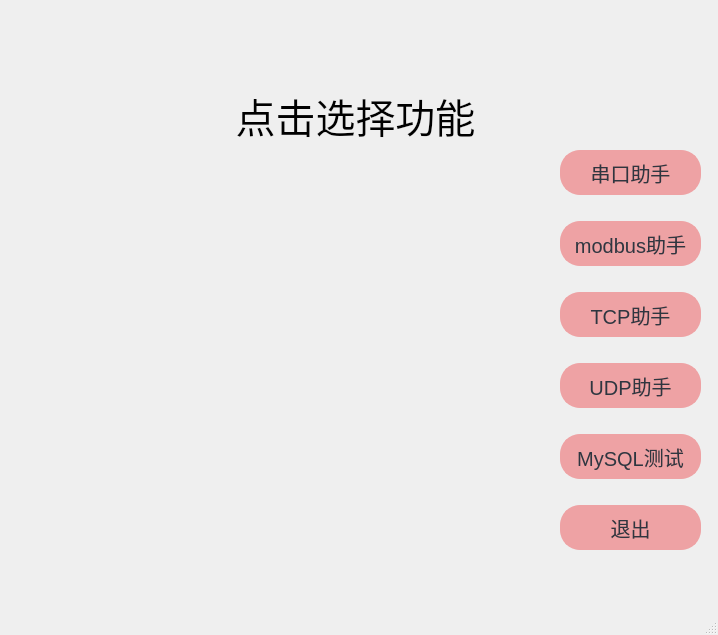
<?xml version="1.0" encoding="UTF-8"?>
<ui version="4.0">
 <class>MainWindow</class>
 <widget class="QMainWindow" name="MainWindow">
  <property name="geometry">
   <rect>
    <x>0</x>
    <y>0</y>
    <width>718</width>
    <height>635</height>
   </rect>
  </property>
  <property name="minimumSize">
   <size>
    <width>718</width>
    <height>635</height>
   </size>
  </property>
  <property name="maximumSize">
   <size>
    <width>718</width>
    <height>635</height>
   </size>
  </property>
  <property name="windowTitle">
   <string>MainWindow</string>
  </property>
  <widget class="QWidget" name="centralwidget">
   <widget class="QLabel" name="label">
    <property name="geometry">
     <rect>
      <x>190</x>
      <y>60</y>
      <width>331</width>
      <height>111</height>
     </rect>
    </property>
    <property name="styleSheet">
     <string notr="true">font-family:'仿宋';
font-size:40px;</string>
    </property>
    <property name="text">
     <string>&lt;html&gt;&lt;head/&gt;&lt;body&gt;&lt;p align=&quot;center&quot;&gt;&lt;span style=&quot; font-size:30pt;&quot;&gt;点击选择功能&lt;/span&gt;&lt;/p&gt;&lt;/body&gt;&lt;/html&gt;</string>
    </property>
   </widget>
   <widget class="QWidget" name="layoutWidget">
    <property name="geometry">
     <rect>
      <x>560</x>
      <y>130</y>
      <width>141</width>
      <height>441</height>
     </rect>
    </property>
    <layout class="QVBoxLayout" name="verticalLayout">
     <item>
      <widget class="QPushButton" name="JumpComBtn">
       <property name="minimumSize">
        <size>
         <width>139</width>
         <height>45</height>
        </size>
       </property>
       <property name="styleSheet">
        <string notr="true">font-family:'仿宋';
font-size:20px;
color: #2f3640;
background-color: #eea2a4;
border-color: #eea2a4;
border-radius: 20px;
border-style: solid;
border-width: 2px;
padding: 5px;</string>
       </property>
       <property name="text">
        <string>串口助手</string>
       </property>
      </widget>
     </item>
     <item>
      <widget class="QPushButton" name="JumpModbusBtn">
       <property name="minimumSize">
        <size>
         <width>139</width>
         <height>45</height>
        </size>
       </property>
       <property name="styleSheet">
        <string notr="true">font-family:'仿宋';
font-size:20px;
color: #2f3640;
background-color: #eea2a4;
border-color: #eea2a4;
border-radius: 20px;
border-style: solid;
border-width: 2px;
padding: 5px;</string>
       </property>
       <property name="text">
        <string>modbus助手</string>
       </property>
      </widget>
     </item>
     <item>
      <widget class="QPushButton" name="JumpTCPBtn">
       <property name="minimumSize">
        <size>
         <width>139</width>
         <height>45</height>
        </size>
       </property>
       <property name="styleSheet">
        <string notr="true">font-family:'仿宋';
font-size:20px;
color: #2f3640;
background-color: #eea2a4;
border-color: #eea2a4;
border-radius: 20px;
border-style: solid;
border-width: 2px;
padding: 5px;</string>
       </property>
       <property name="text">
        <string>TCP助手</string>
       </property>
      </widget>
     </item>
     <item>
      <widget class="QPushButton" name="JumpUDPBtn">
       <property name="minimumSize">
        <size>
         <width>139</width>
         <height>45</height>
        </size>
       </property>
       <property name="styleSheet">
        <string notr="true">font-family:'仿宋';
font-size:20px;
color: #2f3640;
background-color: #eea2a4;
border-color: #eea2a4;
border-radius: 20px;
border-style: solid;
border-width: 2px;
padding: 5px;</string>
       </property>
       <property name="text">
        <string>UDP助手</string>
       </property>
      </widget>
     </item>
     <item>
      <widget class="QPushButton" name="MySQLBtn">
       <property name="minimumSize">
        <size>
         <width>139</width>
         <height>45</height>
        </size>
       </property>
       <property name="styleSheet">
        <string notr="true">font-family:'仿宋';
font-size:20px;
color: #2f3640;
background-color: #eea2a4;
border-color: #eea2a4;
border-radius: 20px;
border-style: solid;
border-width: 2px;
padding: 5px;</string>
       </property>
       <property name="text">
        <string>MySQL测试</string>
       </property>
      </widget>
     </item>
     <item>
      <widget class="QPushButton" name="ExitBtn">
       <property name="minimumSize">
        <size>
         <width>139</width>
         <height>45</height>
        </size>
       </property>
       <property name="styleSheet">
        <string notr="true">font-family:'仿宋';
font-size:20px;
color: #2f3640;
background-color: #eea2a4;
border-color: #eea2a4;
border-radius: 20px;
border-style: solid;
border-width: 2px;
padding: 5px;</string>
       </property>
       <property name="text">
        <string>退出</string>
       </property>
      </widget>
     </item>
    </layout>
   </widget>
  </widget>
  <widget class="QMenuBar" name="menubar">
   <property name="geometry">
    <rect>
     <x>0</x>
     <y>0</y>
     <width>718</width>
     <height>23</height>
    </rect>
   </property>
  </widget>
  <widget class="QStatusBar" name="statusbar"/>
 </widget>
 <resources/>
 <connections/>
</ui>
